Frame 1 (no input): blank canvas, image omitted
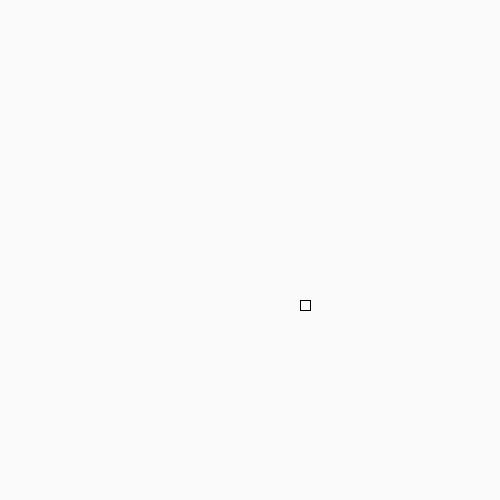
Frame 60 (the mouse pressed at the canvas centre just before this capture)
Frame 120 (the mouse held since frame 60 and released just before this capture): blank canvas, image omitted

The Processing sketch that drew this single still picture (run headless with seeded random() and noise(); from frame 60 on, the mouse is pressed at the canvas centre):

// Processing sketch: sketch_261028a
// ── sketch_261028a.pde
int x = 0;
int y = 0;
void setup() {
  size(500, 500);
}
void draw() {
  background(250);
  x += 5;
  y += 5;
  rect(x, y, 10, 10);
}
